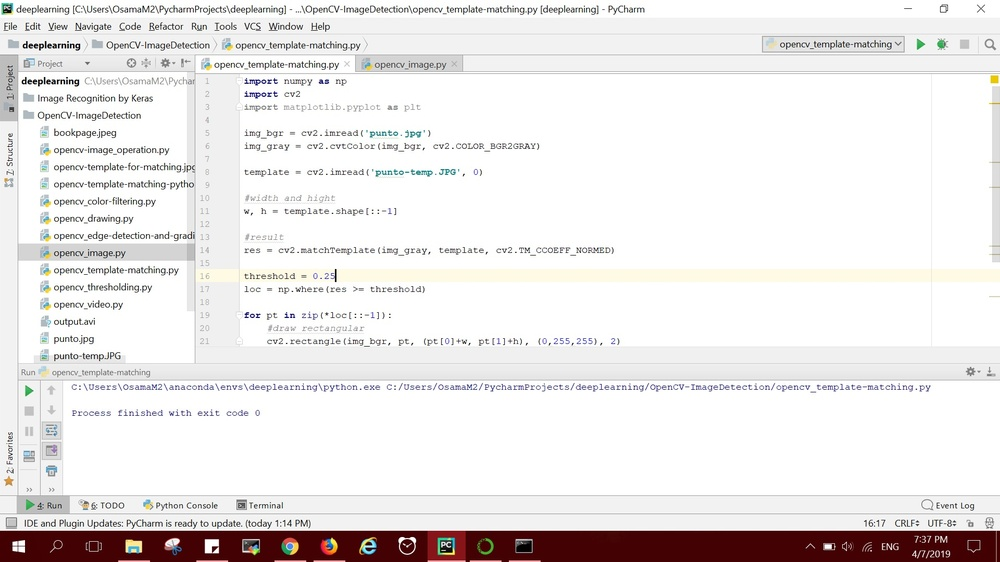
#> input picture OpenCV-ImageVideoDetection/pycharm.jpg, 1000 x 562 px, shrunk from 1920 x 1080 before the run; the run also reads 1 picture not shown here
$ python opencv_template-matching.py
#> lines starting #> are read from the running program, lines starting #| are printed output that depends on the picture; after the words box and inside, x2 and y2 are one past the last pixel; in counts of white or black regions, pixels touching at a corner belong together
import numpy as np
import cv2
import matplotlib.pyplot as plt

img_bgr = cv2.imread('pycharm.jpg')
#> img_bgr is the input picture: shape (562, 1000, 3); mean B, G, R 230.7, 231.1, 234.3
img_gray = cv2.cvtColor(img_bgr, cv2.COLOR_BGR2GRAY)
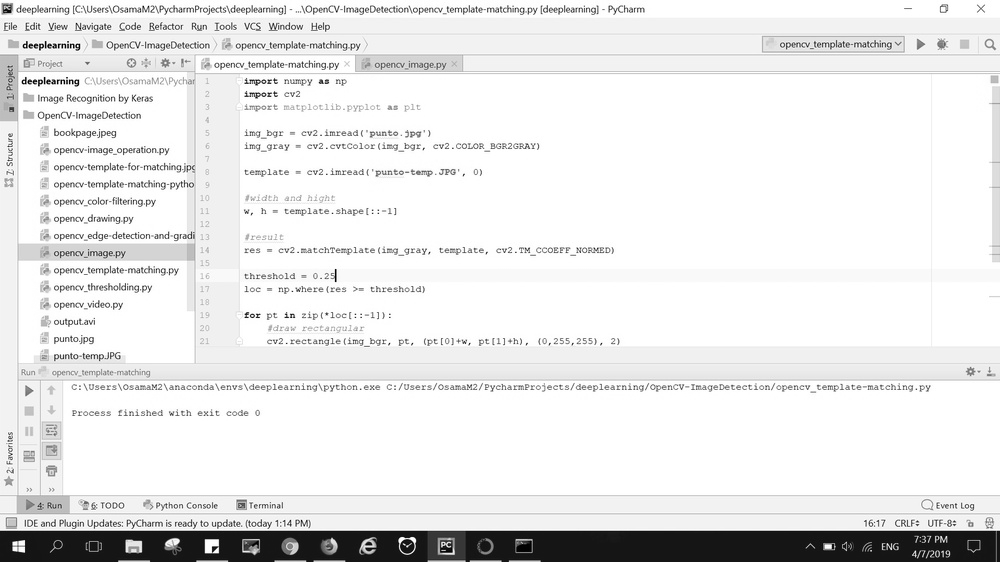
#> img_gray: shape (562, 1000); min 0, max 255, mean 232

template = cv2.imread('pycharm-temp.jpg', 0)

# width and high
w, h = template.shape[::-1]
#> w = 19; h = 18

# result
res = cv2.matchTemplate(img_gray, template, cv2.TM_CCOEFF_NORMED)
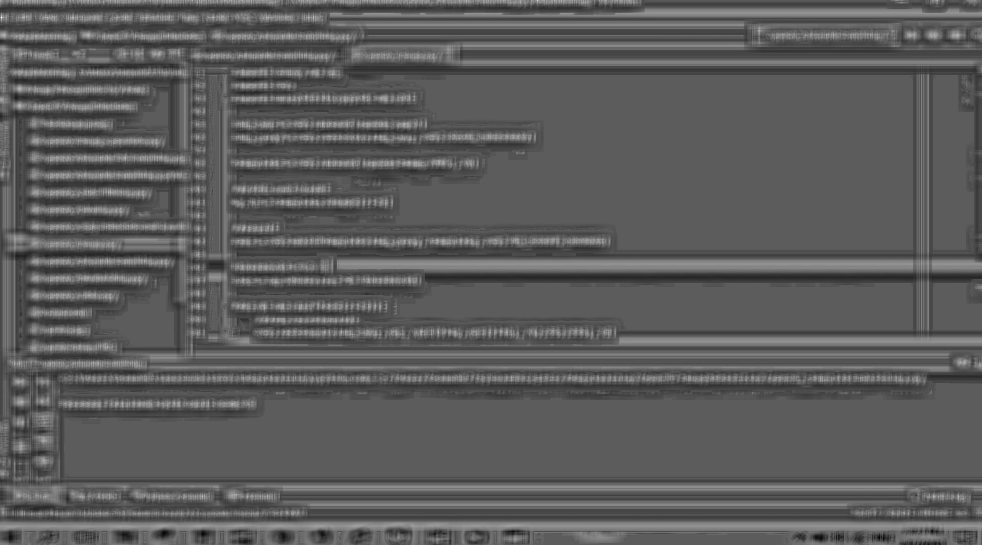
#> res: shape (545, 982) float32; min -0.556, max 0.974, mean -0.00021; drawn with min black and max white

threshold = 0.9
loc = np.where(res >= threshold)
#> loc = ([17], [1])

for pt in zip(*loc[::-1]):
    # draw rectangular
    cv2.rectangle(img_bgr, pt, (pt[0] + w, pt[1] + h), (0, 255, 255), 2)
#> this loop made 1 pass
#> pt on pass 1: (1, 17)
#> img_bgr: shape (562, 1000, 3); 0.04% of pixels changed, all inside (x1, y1, x2, y2) = (0, 16, 22, 37)

cv2.imshow('detected', img_bgr)

cv2.waitKey(0)
cv2.destroyAllWindows()
